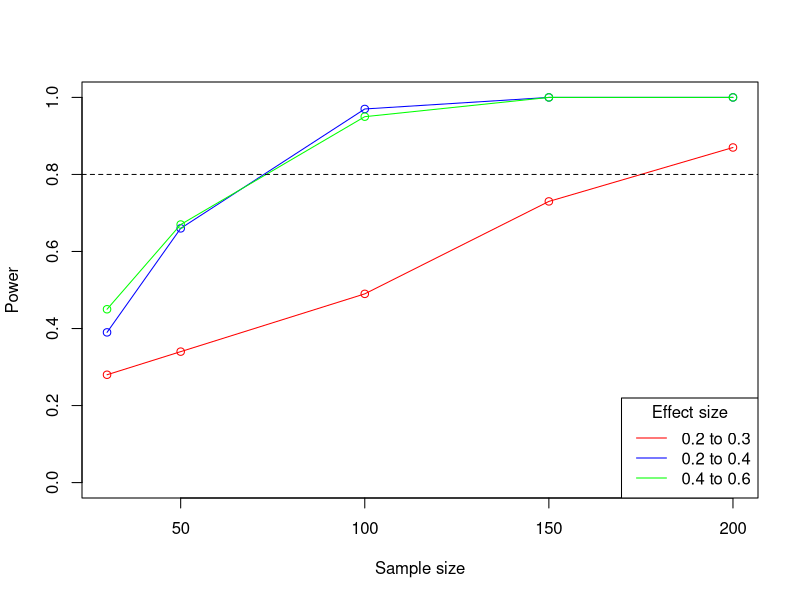

This chart was generated by the following R code:
# Power analysis to determine adequate sample size

library(MASS)
logit <- function(x) log(x / (1-x))

set.seed(123)

# Parameters
sig <- 0.1 # Group-level standard deviation
p1 <- 0.2   # baseline probability of event
p2 <- 0.3   # probability when covariate = 1

# Implied slope
b <- logit(p2) - logit(p1)

# Check math
stopifnot(plogis(logit(p1)) == 0.2)
stopifnot(round(plogis(logit(p1) + b*1), 5) == 0.3)

# Functio to simulate one dataset with a given sample size
# and check if covariate effect is significant at alpha = 0.05
run_one_sim <- function(n=100){
  # Number of groups
  levs <- 10
  # Random intercept adjustment for each group
  ref <- rnorm(levs, 0, sig)
  # Covariate values (standard normal, mean=0, SD=1)
  x <- rnorm(n)
  # Random effects for each data point
  group <- sample(1:levs, n, replace=T)

  # Expected value
  mn <- plogis(logit(p1) + b*x + ref[group])
  # Response variable
  y <- rbinom(n, size=1, prob=mn)
  # Complete data frame
  dat <- data.frame(x=x, y=y, group=group)

  # Fit model
  mod <- MASS::glmmPQL(y ~ x, random = ~ 1 | group, data=dat, family=binomial,
                       verbose=FALSE)
  # Extract coefficients
  out <- summary(mod)$tTable[2,c(1,2,4,5)]
  # return TRUE if p < 0.05 and effect size is in the right direction
  # i.e., positive since p2 > p1
  out[4] < 0.05 & out[1] > 0
}

# Run a bunch of sims and take the mean to get an estimate of power
power_estimate <- function(n=100, nsim=100){
  mean(sapply(1:nsim, function(x) run_one_sim(n=n)))
}

# Sample sizes to try
sample_sizes <- c(30, 50, 100, 150, 200)
names(sample_sizes) <- sample_sizes

# Run simulations for p1 = 0.2 and p2 = 0.3
scenario1 <- sapply(sample_sizes, power_estimate, nsim=100)
stopifnot(all(scenario1 == c(0.28,0.34,0.49,0.73,0.87)))

# Bigger effect size
# Run simulations for p1 = 0.3 and p2 = 0.5
p1 <- 0.2   # baseline probability of event
p2 <- 0.4   # probability when covariate = 1

# Implied slope
b <- logit(p2) - logit(p1)

scenario2 <- sapply(sample_sizes, power_estimate, nsim=100)
stopifnot(all(scenario2 == c(0.39,0.66,0.97,1,1)))

# Run simulations for p1 = 0.4 and p2 = 0.6
# Since closer to 0.5, should be lower power
p1 <- 0.4
p2 <- 0.6
b <- logit(p2) - logit(p1)

scenario3 <- sapply(sample_sizes, power_estimate, nsim=100)
stopifnot(all(scenario3 == c(0.45,0.67,0.95,1,1)))

# Plot
png("power_analysis.png", width=7, height=7, units='in', res=300)
plot(sample_sizes, scenario1,
     type='o', ylim=c(0,1), xlab="Sample size", ylab="Power", col='red')
lines(sample_sizes, scenario2,
     type='o', col='blue')
lines(sample_sizes, scenario3,
     type='o', col='green')
abline(h=0.8, lty=2)
legend('bottomright',title = "Effect size", col=c("red","blue","green"), lty=1,
       legend=c("0.2 to 0.3",  "0.2 to 0.4", "0.4 to 0.6"))
dev.off()
